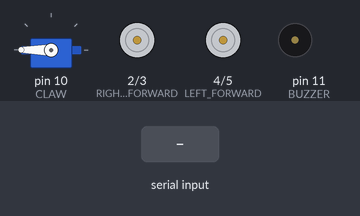
A sketch run on a simulated Arduino Uno, built with avr-gcc and run on an emulated ATmega328P. Shown: servo, motor-driver pin pairs drawn as motors (green arrow = first pin HIGH = forward, orange = second pin HIGH = backward, longer = more drive, scaled by the enable pin), buzzer (waves = sounding). The inputs (shaded band) are chosen by the test bench.

Above: at 1.2 s.
1.3 s: byte 5 (5) received over Serial
At 2.1 s:
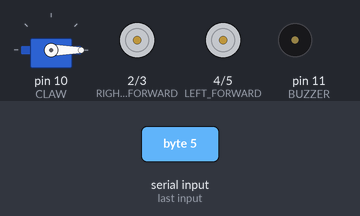
4.3 s: byte 1 (1) received over Serial
At 4.9 s:
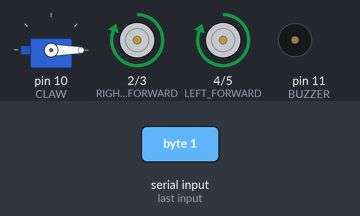
5.8 s: byte 2 (2) received over Serial
At 6.1 s:
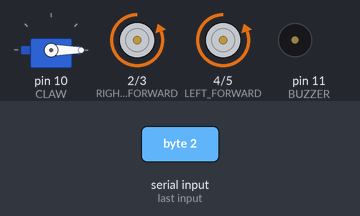
7.3 s: byte 3 (3) received over Serial
At 8.4 s:
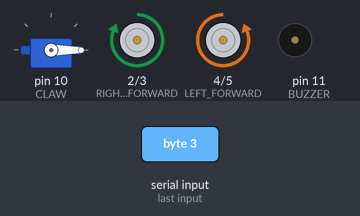
8.8 s: byte 4 (4) received over Serial
At 9.5 s:
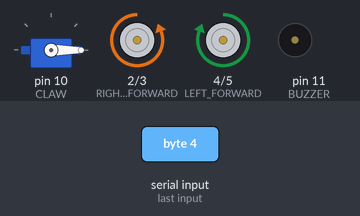
10.3 s: byte 6 (6) received over Serial
At 10.7 s:
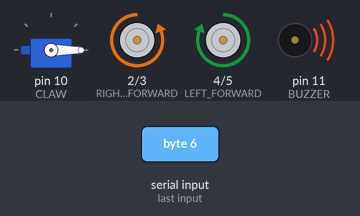
Timing chart, 0 to 12.8 s (numbered marks = the images above; inputs shaded):
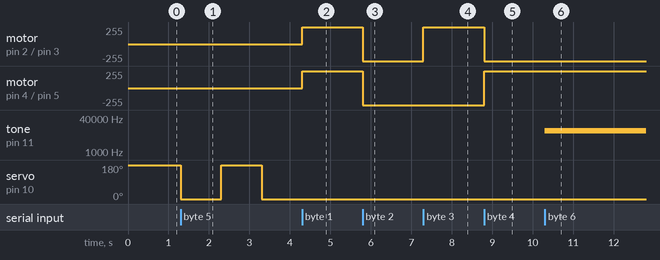

The sketch:

rover_control.ino
```cpp
/*
 * Duct Tape Rover
 *
 * Program that receives data from the Raspberry Pi and
 * drives the motors, claw, and buzzer.
 */

#include <Servo.h>

// Pin assignments
int RIGHT_FORWARD = 2;
int RIGHT_BACKWARD = 3;
int LEFT_FORWARD = 4;
int LEFT_BACKWARD = 5;
int RIGHT_ENABLE = 6;
int LEFT_ENABLE = 9;
int CLAW = 10;
int BUZZER = 11;

// Integer values for controlling components
int dir = 0;
int claw_val = 180;
int buzzer_tone = 10000;

Servo claw;

void setup() {
  Serial.begin(9600);

  // Sets up pins 2, 3, 4, 5, 6, 9, 10, 11 for output
  for (int i=2; i<7; i++) {
    pinMode(i, OUTPUT);
  }
  for (int i=9; i<12; i++) {
    pinMode(i, OUTPUT);
  }

  // Sets up claw
  claw.attach(CLAW);
  claw.write(claw_val);
}

void loop() {
  // Sets the speed for the left and right wheels
  analogWrite(RIGHT_ENABLE, 255);
  analogWrite(LEFT_ENABLE, 255);

  // Receives data from the Raspberry Pi
  if (Serial.available()) {
    dir = Serial.read();
    if (dir != 6) {
      // Turns off buzzer
      noTone(11);
    }
  }
  switch (dir) {
    case 0:
      // stop
      digitalWrite(RIGHT_FORWARD, LOW);
      digitalWrite(RIGHT_BACKWARD, LOW);
      digitalWrite(LEFT_FORWARD, LOW);
      digitalWrite(LEFT_BACKWARD, LOW);
      break;

    case 1:
      // forward
      digitalWrite(RIGHT_FORWARD, HIGH);
      digitalWrite(RIGHT_BACKWARD, LOW);
      digitalWrite(LEFT_FORWARD, HIGH);
      digitalWrite(LEFT_BACKWARD, LOW);
      break;

    case 2:
      // backward
      digitalWrite(RIGHT_FORWARD, LOW);
      digitalWrite(RIGHT_BACKWARD, HIGH);
      digitalWrite(LEFT_FORWARD, LOW);
      digitalWrite(LEFT_BACKWARD, HIGH);
      break;

    case 3:
      // left
      digitalWrite(RIGHT_FORWARD, HIGH);
      digitalWrite(RIGHT_BACKWARD, LOW);
      digitalWrite(LEFT_FORWARD, LOW);
      digitalWrite(LEFT_BACKWARD, HIGH);
      break;

    case 4:
      // right
      digitalWrite(RIGHT_FORWARD, LOW);
      digitalWrite(RIGHT_BACKWARD, HIGH);
      digitalWrite(LEFT_FORWARD, HIGH);
      digitalWrite(LEFT_BACKWARD, LOW);
      break;

    case 5:
      // claw
      if (claw_val == 0) {
        // close claw
        claw_val = 180;
      }
      else if (claw_val == 180) {
        // open claw
        claw_val = 0;
      }
      claw.write(claw_val);
      delay(1000);
      break;

    case 6:
      // annoying buzzer
      tone(BUZZER, buzzer_tone);
      break;
  }
}
```

Measured:
- after the input at 1.3 s, servo on pin 10 (CLAW): 180° → 0° at once, → 180° 1.0 s later, → 0° 1.0 s later
- after the input at 4.3 s, motor on pin 2 (RIGHT_FORWARD) / pin 3 (RIGHT_BACKWARD), motor on pin 4 (LEFT_FORWARD) / pin 5 (LEFT_BACKWARD): stopped → forward 255/255 at once; servo on pin 10 (CLAW): stays 0° (without the input it goes to 180° after 0.00 s)
- after the input at 5.8 s, motor on pin 2 (RIGHT_FORWARD) / pin 3 (RIGHT_BACKWARD), motor on pin 4 (LEFT_FORWARD) / pin 5 (LEFT_BACKWARD): forward 255/255 → backward 255/255 at once
- after the input at 7.3 s, motor on pin 2 (RIGHT_FORWARD) / pin 3 (RIGHT_BACKWARD): backward 255/255 → forward 255/255 at once
- after the input at 8.8 s, motor on pin 2 (RIGHT_FORWARD) / pin 3 (RIGHT_BACKWARD): forward 255/255 → backward 255/255 at once; motor on pin 4 (LEFT_FORWARD) / pin 5 (LEFT_BACKWARD): backward 255/255 → forward 255/255 at once
- after the input at 10.3 s, tone on pin 11 (BUZZER): silent → 10000 Hz at once
